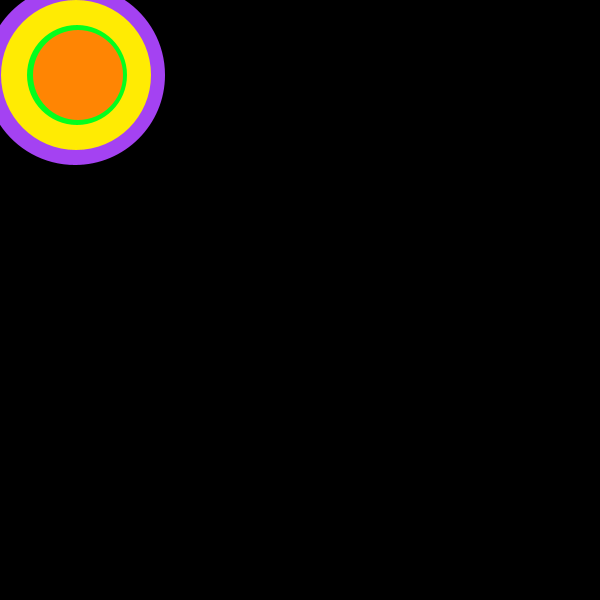
Frame 1 (no input)
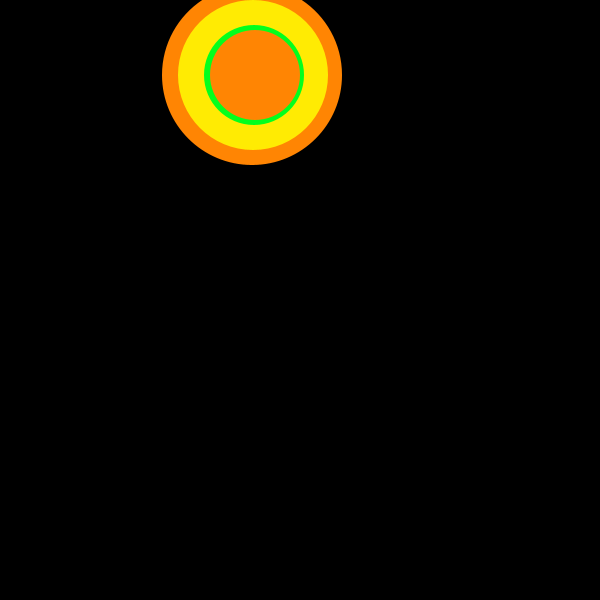
Frame 60 (the mouse pressed at the canvas centre just before this capture)
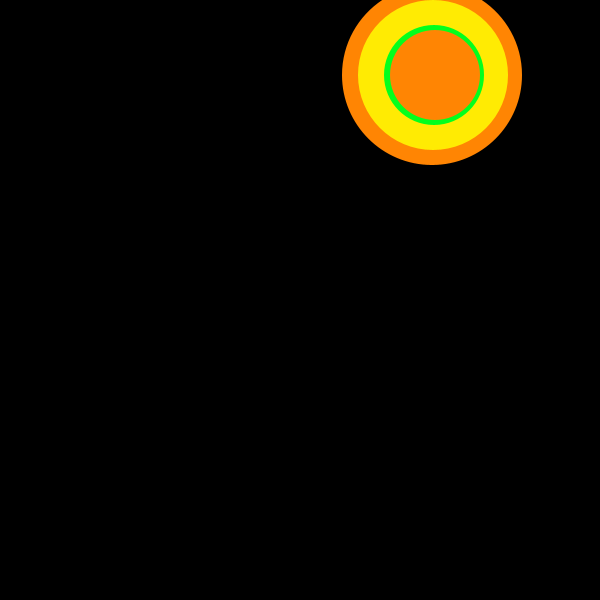
Frame 120 (the mouse held since frame 60 and released just before this capture)

The Processing sketch that drew these frames (run headless with seeded random() and noise(); from frame 60 on, the mouse is pressed at the canvas centre):

// Processing sketch: processing_52197
// ── processing_52197.pde

int verticalx;
int mano;
int verticaly;
 
void setup() {
size (600,600);
 
smooth();
verticalx=0;
verticaly=0;
mano=0;
noStroke();
frameRate(90);
fill (random(255),random(255),random(255));
 
}
 
void draw(){
   
  background (0, 0,0);
  ellipse(verticalx+75,verticaly+75, 180,180);
  //fill (random(255),random(255),random(255));
  
  //circulo a la derecha
  if (mano==0) { 
    verticalx=verticalx+1;
     fill (255,235,3);
   
  }
   //circulo esq-derecha
   if(verticalx>447) { 
    fill (random(255),random(255),random(255));
    mano=1;
  }
   
//circulo2 a la derecha
 ellipse(verticalx+75,verticaly+75, 150,150);
  //fill (random(255),random(255),random(255));
  if (mano==0) { 
    verticalx=verticalx+1;
     fill (3,255,29);
   
  }
   //circulo2 llega esq-derecha
   if(verticalx>447) { 
    fill (random(255),random(255),random(255));
    mano=1;
  }
 
  //circulo3 a la derecha
 ellipse(verticalx+75,verticaly+75, 100,100);
  //fill (random(255),random(255),random(255));
  
  if (mano==0) { 
    verticalx=verticalx+1;
     fill (255,133,3); 
  }
   //circulo3 llega esq-derecha
   if(verticalx>447) { 
    fill (random(255),random(255),random(255));
    mano=1;
  }
  
 //circulo baja  
  if (mano==1){ 
    verticaly=verticaly+1;
    fill (255,3,11);
  } 
 //circulo abajo  
  if (verticaly>=448){ 
   //fill (random(255),random(255),random(255));
    mano=2;
   }
 
  
  
  //ejemplo
  
 

 
  
  
  //ejemplo
   //circulo a la izquierda
 ellipse(verticalx+75,verticaly+75, 90,90);
  //fill (random(255),random(255),random(255));
 if (mano==2){ 
    verticalx=verticalx-1;
     fill (255,3,11);
  }
 //circulo llega esq-iz
  if (verticalx==0){
    fill (random(255),random(255),random(255));
    mano=3;
   }
  
  //circulo2 a la izquierda
  ellipse(verticalx+75,verticaly+75, 70,70);
  //fill (random(255),random(255),random(255));
    if (mano==2){ 
    verticalx=verticalx-1;
     fill (255,3,251);
  }
 
 //circulo2 llega esq-iz
  if (verticalx==0){
     fill (random(255),random(255),random(255));
    mano=3;
   }
  
   //circulo3 a la izquierda
   ellipse(verticalx+75,verticaly+75, 50,50);
  //fill (random(255),random(255),random(255));
    if (mano==2){ 
    verticalx=verticalx-1;
     fill (77,3,255);
  }
 
 //circulo3 llega esq-iz
  if (verticalx==0){
    fill (random(255),random(255),random(255));
    mano=3;
   }
  
  //circulo sube
     if (mano==3){ 
    verticaly=verticaly-1;
     fill (7,172,229);
  }
 
 //circulo arriba
  if (verticaly==0){ 
    
    
    mano=0;
   }
   
}  
